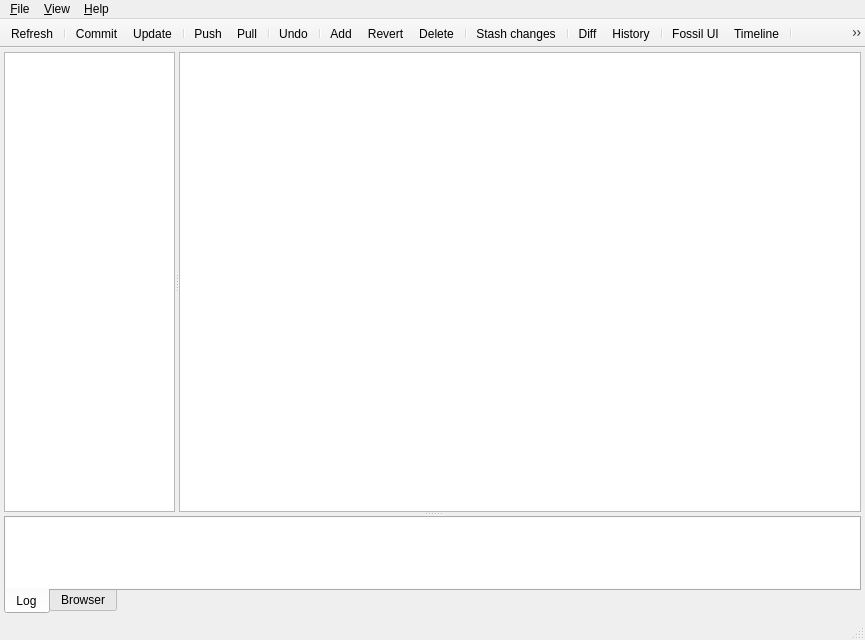
<?xml version="1.0" encoding="UTF-8"?>
<ui version="4.0">
 <class>MainWindow</class>
 <widget class="QMainWindow" name="MainWindow">
  <property name="geometry">
   <rect>
    <x>0</x>
    <y>0</y>
    <width>865</width>
    <height>640</height>
   </rect>
  </property>
  <property name="acceptDrops">
   <bool>true</bool>
  </property>
  <property name="windowTitle">
   <string>Fuel</string>
  </property>
  <property name="windowIcon">
   <iconset resource="../rsrc/resources.qrc">
    <normaloff>:/icons/icons/Battery-01.png</normaloff>:/icons/icons/Battery-01.png</iconset>
  </property>
  <property name="unifiedTitleAndToolBarOnMac">
   <bool>true</bool>
  </property>
  <widget class="QWidget" name="centralWidget">
   <layout class="QVBoxLayout" name="verticalLayout">
    <property name="leftMargin">
     <number>4</number>
    </property>
    <property name="topMargin">
     <number>4</number>
    </property>
    <property name="rightMargin">
     <number>4</number>
    </property>
    <property name="bottomMargin">
     <number>4</number>
    </property>
    <item>
     <widget class="QSplitter" name="splitter_2">
      <property name="sizePolicy">
       <sizepolicy hsizetype="Preferred" vsizetype="Expanding">
        <horstretch>0</horstretch>
        <verstretch>0</verstretch>
       </sizepolicy>
      </property>
      <property name="orientation">
       <enum>Qt::Vertical</enum>
      </property>
      <widget class="QSplitter" name="splitter">
       <property name="sizePolicy">
        <sizepolicy hsizetype="Expanding" vsizetype="Expanding">
         <horstretch>0</horstretch>
         <verstretch>75</verstretch>
        </sizepolicy>
       </property>
       <property name="orientation">
        <enum>Qt::Horizontal</enum>
       </property>
       <widget class="QTreeView" name="workspaceTreeView">
        <property name="sizePolicy">
         <sizepolicy hsizetype="Preferred" vsizetype="Expanding">
          <horstretch>20</horstretch>
          <verstretch>0</verstretch>
         </sizepolicy>
        </property>
        <property name="contextMenuPolicy">
         <enum>Qt::CustomContextMenu</enum>
        </property>
        <property name="editTriggers">
         <set>QAbstractItemView::NoEditTriggers</set>
        </property>
        <property name="selectionMode">
         <enum>QAbstractItemView::ExtendedSelection</enum>
        </property>
        <property name="selectionBehavior">
         <enum>QAbstractItemView::SelectItems</enum>
        </property>
        <property name="sortingEnabled">
         <bool>false</bool>
        </property>
        <attribute name="headerVisible">
         <bool>true</bool>
        </attribute>
        <attribute name="headerShowSortIndicator" stdset="0">
         <bool>false</bool>
        </attribute>
       </widget>
       <widget class="FileTableView" name="fileTableView">
        <property name="sizePolicy">
         <sizepolicy hsizetype="Preferred" vsizetype="Expanding">
          <horstretch>80</horstretch>
          <verstretch>0</verstretch>
         </sizepolicy>
        </property>
        <property name="contextMenuPolicy">
         <enum>Qt::CustomContextMenu</enum>
        </property>
        <property name="editTriggers">
         <set>QAbstractItemView::NoEditTriggers</set>
        </property>
        <property name="alternatingRowColors">
         <bool>true</bool>
        </property>
        <property name="selectionBehavior">
         <enum>QAbstractItemView::SelectRows</enum>
        </property>
        <property name="verticalScrollMode">
         <enum>QAbstractItemView::ScrollPerPixel</enum>
        </property>
        <property name="horizontalScrollMode">
         <enum>QAbstractItemView::ScrollPerPixel</enum>
        </property>
        <property name="showGrid">
         <bool>false</bool>
        </property>
        <property name="sortingEnabled">
         <bool>true</bool>
        </property>
        <property name="wordWrap">
         <bool>false</bool>
        </property>
        <attribute name="horizontalHeaderHighlightSections">
         <bool>false</bool>
        </attribute>
        <attribute name="horizontalHeaderMinimumSectionSize">
         <number>20</number>
        </attribute>
        <attribute name="horizontalHeaderShowSortIndicator" stdset="0">
         <bool>true</bool>
        </attribute>
        <attribute name="horizontalHeaderStretchLastSection">
         <bool>true</bool>
        </attribute>
        <attribute name="verticalHeaderVisible">
         <bool>false</bool>
        </attribute>
        <attribute name="verticalHeaderDefaultSectionSize">
         <number>30</number>
        </attribute>
       </widget>
      </widget>
      <widget class="QTabWidget" name="tabWidget">
       <property name="sizePolicy">
        <sizepolicy hsizetype="Expanding" vsizetype="Expanding">
         <horstretch>0</horstretch>
         <verstretch>8</verstretch>
        </sizepolicy>
       </property>
       <property name="tabPosition">
        <enum>QTabWidget::South</enum>
       </property>
       <property name="currentIndex">
        <number>0</number>
       </property>
       <widget class="QWidget" name="tabLog">
        <attribute name="title">
         <string>Log</string>
        </attribute>
        <layout class="QVBoxLayout" name="verticalLayout_2">
         <property name="leftMargin">
          <number>0</number>
         </property>
         <property name="topMargin">
          <number>0</number>
         </property>
         <property name="rightMargin">
          <number>0</number>
         </property>
         <property name="bottomMargin">
          <number>0</number>
         </property>
         <item>
          <widget class="QTextBrowser" name="textBrowser">
           <property name="sizePolicy">
            <sizepolicy hsizetype="Preferred" vsizetype="Preferred">
             <horstretch>0</horstretch>
             <verstretch>0</verstretch>
            </sizepolicy>
           </property>
           <property name="contextMenuPolicy">
            <enum>Qt::CustomContextMenu</enum>
           </property>
           <property name="frameShape">
            <enum>QFrame::NoFrame</enum>
           </property>
          </widget>
         </item>
        </layout>
       </widget>
       <widget class="QWidget" name="tabBrowser">
        <attribute name="title">
         <string>Browser</string>
        </attribute>
        <layout class="QVBoxLayout" name="verticalLayout_3">
         <property name="spacing">
          <number>0</number>
         </property>
         <property name="leftMargin">
          <number>0</number>
         </property>
         <property name="topMargin">
          <number>0</number>
         </property>
         <property name="rightMargin">
          <number>0</number>
         </property>
         <property name="bottomMargin">
          <number>0</number>
         </property>
         <item>
          <widget class="BrowserWidget" name="webView" native="true"/>
         </item>
        </layout>
       </widget>
      </widget>
     </widget>
    </item>
   </layout>
  </widget>
  <widget class="QMenuBar" name="menuBar">
   <property name="geometry">
    <rect>
     <x>0</x>
     <y>0</y>
     <width>865</width>
     <height>23</height>
    </rect>
   </property>
   <widget class="QMenu" name="menuFile">
    <property name="title">
     <string>&amp;File</string>
    </property>
    <addaction name="actionNewRepository"/>
    <addaction name="actionCloneRepository"/>
    <addaction name="separator"/>
    <addaction name="actionOpenRepository"/>
    <addaction name="actionCloseRepository"/>
    <addaction name="separator"/>
    <addaction name="actionSettings"/>
    <addaction name="separator"/>
    <addaction name="separator"/>
    <addaction name="actionQuit"/>
   </widget>
   <widget class="QMenu" name="menuHelp">
    <property name="title">
     <string>&amp;Help</string>
    </property>
    <addaction name="actionAbout"/>
   </widget>
   <widget class="QMenu" name="menuView">
    <property name="title">
     <string>&amp;View</string>
    </property>
    <addaction name="actionViewModified"/>
    <addaction name="actionViewUnchanged"/>
    <addaction name="actionViewUnknown"/>
    <addaction name="actionViewIgnored"/>
    <addaction name="separator"/>
    <addaction name="actionViewAsList"/>
   </widget>
   <addaction name="menuFile"/>
   <addaction name="menuView"/>
   <addaction name="menuHelp"/>
  </widget>
  <widget class="QToolBar" name="mainToolBar">
   <property name="windowTitle">
    <string>Main Toolbar</string>
   </property>
   <property name="movable">
    <bool>false</bool>
   </property>
   <property name="iconSize">
    <size>
     <width>32</width>
     <height>32</height>
    </size>
   </property>
   <property name="toolButtonStyle">
    <enum>Qt::ToolButtonIconOnly</enum>
   </property>
   <property name="floatable">
    <bool>false</bool>
   </property>
   <attribute name="toolBarArea">
    <enum>TopToolBarArea</enum>
   </attribute>
   <attribute name="toolBarBreak">
    <bool>false</bool>
   </attribute>
   <addaction name="actionRefresh"/>
   <addaction name="separator"/>
   <addaction name="actionCommit"/>
   <addaction name="actionUpdate"/>
   <addaction name="separator"/>
   <addaction name="actionPush"/>
   <addaction name="actionPull"/>
   <addaction name="separator"/>
   <addaction name="actionUndo"/>
   <addaction name="separator"/>
   <addaction name="actionAdd"/>
   <addaction name="actionRevert"/>
   <addaction name="actionDelete"/>
   <addaction name="separator"/>
   <addaction name="actionNewStash"/>
   <addaction name="separator"/>
   <addaction name="actionDiff"/>
   <addaction name="actionHistory"/>
   <addaction name="separator"/>
   <addaction name="actionFossilUI"/>
   <addaction name="actionTimeline"/>
   <addaction name="separator"/>
   <addaction name="actionOpenContaining"/>
  </widget>
  <widget class="QStatusBar" name="statusBar"/>
  <action name="actionRefresh">
   <property name="icon">
    <iconset resource="../rsrc/resources.qrc">
     <normaloff>:/icons/icons/Button Refresh-01.png</normaloff>:/icons/icons/Button Refresh-01.png</iconset>
   </property>
   <property name="text">
    <string>Refresh</string>
   </property>
   <property name="toolTip">
    <string>Refresh the views</string>
   </property>
   <property name="statusTip">
    <string>Refresh the views</string>
   </property>
   <property name="shortcut">
    <string>F5</string>
   </property>
  </action>
  <action name="actionCommit">
   <property name="icon">
    <iconset resource="../rsrc/resources.qrc">
     <normaloff>:/icons/icons/Save-01.png</normaloff>:/icons/icons/Save-01.png</iconset>
   </property>
   <property name="text">
    <string>Commit</string>
   </property>
   <property name="toolTip">
    <string>Commit modifications</string>
   </property>
   <property name="statusTip">
    <string>Commit modifications</string>
   </property>
   <property name="shortcut">
    <string>Ctrl+M</string>
   </property>
  </action>
  <action name="actionDiff">
   <property name="icon">
    <iconset resource="../rsrc/resources.qrc">
     <normaloff>:/icons/icons/Document Copy-01.png</normaloff>:/icons/icons/Document Copy-01.png</iconset>
   </property>
   <property name="text">
    <string>Diff</string>
   </property>
   <property name="toolTip">
    <string>Display the differences between the current and last committed version</string>
   </property>
   <property name="statusTip">
    <string>Display the differences between the current and last committed version</string>
   </property>
   <property name="shortcut">
    <string>Ctrl+D</string>
   </property>
  </action>
  <action name="actionAdd">
   <property name="icon">
    <iconset resource="../rsrc/resources.qrc">
     <normaloff>:/icons/icons/File New-01.png</normaloff>:/icons/icons/File New-01.png</iconset>
   </property>
   <property name="text">
    <string>Add</string>
   </property>
   <property name="toolTip">
    <string>Add files to the repository</string>
   </property>
   <property name="statusTip">
    <string>Add files to the repository</string>
   </property>
   <property name="shortcut">
    <string>Ctrl++</string>
   </property>
  </action>
  <action name="actionDelete">
   <property name="icon">
    <iconset resource="../rsrc/resources.qrc">
     <normaloff>:/icons/icons/File Delete-01.png</normaloff>:/icons/icons/File Delete-01.png</iconset>
   </property>
   <property name="text">
    <string>Delete</string>
   </property>
   <property name="toolTip">
    <string>Delete files from the repository</string>
   </property>
   <property name="statusTip">
    <string>Delete files from the repository</string>
   </property>
   <property name="shortcut">
    <string>Ctrl+-</string>
   </property>
  </action>
  <action name="actionNewRepository">
   <property name="icon">
    <iconset resource="../rsrc/resources.qrc">
     <normaloff>:/icons/icons/Document Blank-01.png</normaloff>:/icons/icons/Document Blank-01.png</iconset>
   </property>
   <property name="text">
    <string>&amp;New...</string>
   </property>
   <property name="toolTip">
    <string>Make a new Fossil repository</string>
   </property>
   <property name="statusTip">
    <string>Make a new Fossil repository</string>
   </property>
   <property name="shortcut">
    <string>Ctrl+N</string>
   </property>
  </action>
  <action name="actionOpenRepository">
   <property name="icon">
    <iconset resource="../rsrc/resources.qrc">
     <normaloff>:/icons/icons/My Documents-01.png</normaloff>:/icons/icons/My Documents-01.png</iconset>
   </property>
   <property name="text">
    <string>&amp;Open...</string>
   </property>
   <property name="toolTip">
    <string>Open a Fossil repository or workspace folder</string>
   </property>
   <property name="statusTip">
    <string>Open a Fossil repository or workspace folder</string>
   </property>
   <property name="shortcut">
    <string>Ctrl+O</string>
   </property>
   <property name="iconVisibleInMenu">
    <bool>true</bool>
   </property>
  </action>
  <action name="actionCloseRepository">
   <property name="text">
    <string>&amp;Close</string>
   </property>
   <property name="toolTip">
    <string>Close the current workspace</string>
   </property>
   <property name="statusTip">
    <string>Close the current workspace</string>
   </property>
  </action>
  <action name="actionCloneRepository">
   <property name="icon">
    <iconset resource="../rsrc/resources.qrc">
     <normaloff>:/icons/icons/My Websites-01.png</normaloff>:/icons/icons/My Websites-01.png</iconset>
   </property>
   <property name="text">
    <string>C&amp;lone...</string>
   </property>
   <property name="statusTip">
    <string>Clone a remote repository</string>
   </property>
  </action>
  <action name="actionPush">
   <property name="icon">
    <iconset resource="../rsrc/resources.qrc">
     <normaloff>:/icons/icons/Button Upload-01.png</normaloff>:/icons/icons/Button Upload-01.png</iconset>
   </property>
   <property name="text">
    <string>Push</string>
   </property>
   <property name="toolTip">
    <string>Push changes to the remote repository</string>
   </property>
   <property name="statusTip">
    <string>Push changes to the remote repository</string>
   </property>
   <property name="shortcut">
    <string>Ctrl+P</string>
   </property>
  </action>
  <action name="actionPull">
   <property name="icon">
    <iconset resource="../rsrc/resources.qrc">
     <normaloff>:/icons/icons/Button Download-01.png</normaloff>:/icons/icons/Button Download-01.png</iconset>
   </property>
   <property name="text">
    <string>Pull</string>
   </property>
   <property name="toolTip">
    <string>Pull changes from the remote repository</string>
   </property>
   <property name="statusTip">
    <string>Pull changes from the remote repository</string>
   </property>
   <property name="shortcut">
    <string>Ctrl+L</string>
   </property>
  </action>
  <action name="actionRename">
   <property name="icon">
    <iconset resource="../rsrc/resources.qrc">
     <normaloff>:/icons/icons/File Open-01.png</normaloff>:/icons/icons/File Open-01.png</iconset>
   </property>
   <property name="text">
    <string>Rename</string>
   </property>
   <property name="toolTip">
    <string>Rename the selected file</string>
   </property>
   <property name="statusTip">
    <string>Rename the selected file</string>
   </property>
   <property name="shortcut">
    <string>Ctrl+R</string>
   </property>
  </action>
  <action name="actionQuit">
   <property name="icon">
    <iconset resource="../rsrc/resources.qrc">
     <normaloff>:/icons/icons/Button Turn Off-01.png</normaloff>:/icons/icons/Button Turn Off-01.png</iconset>
   </property>
   <property name="text">
    <string>&amp;Quit</string>
   </property>
   <property name="statusTip">
    <string>Quit</string>
   </property>
   <property name="shortcut">
    <string>Ctrl+Q</string>
   </property>
   <property name="menuRole">
    <enum>QAction::QuitRole</enum>
   </property>
   <property name="iconVisibleInMenu">
    <bool>true</bool>
   </property>
  </action>
  <action name="actionHistory">
   <property name="icon">
    <iconset resource="../rsrc/resources.qrc">
     <normaloff>:/icons/icons/File History-01.png</normaloff>:/icons/icons/File History-01.png</iconset>
   </property>
   <property name="text">
    <string>History</string>
   </property>
   <property name="toolTip">
    <string>Display the version history of a file via the Fossil UI</string>
   </property>
   <property name="statusTip">
    <string>Display the version history of a file via the Fossil UI</string>
   </property>
   <property name="shortcut">
    <string>Ctrl+H</string>
   </property>
  </action>
  <action name="actionFossilUI">
   <property name="checkable">
    <bool>true</bool>
   </property>
   <property name="icon">
    <iconset resource="../rsrc/resources.qrc">
     <normaloff>:/icons/icons/Network MAC-01.png</normaloff>:/icons/icons/Network MAC-01.png</iconset>
   </property>
   <property name="text">
    <string>Fossil UI</string>
   </property>
   <property name="toolTip">
    <string>Starts the Fossil UI in the Web Browser</string>
   </property>
   <property name="statusTip">
    <string>Starts the Fossil UI in the Web Browser</string>
   </property>
  </action>
  <action name="actionRevert">
   <property name="icon">
    <iconset resource="../rsrc/resources.qrc">
     <normaloff>:/icons/icons/Document-Revert-icon.png</normaloff>:/icons/icons/Document-Revert-icon.png</iconset>
   </property>
   <property name="text">
    <string>Revert</string>
   </property>
   <property name="toolTip">
    <string>Revert files to the last commited version</string>
   </property>
   <property name="statusTip">
    <string>Revert files to the last commited version</string>
   </property>
  </action>
  <action name="actionClearLog">
   <property name="icon">
    <iconset resource="../rsrc/resources.qrc">
     <normaloff>:/icons/icons/Text Edit.png</normaloff>:/icons/icons/Text Edit.png</iconset>
   </property>
   <property name="text">
    <string>Clear Log</string>
   </property>
   <property name="toolTip">
    <string>Clears the log</string>
   </property>
   <property name="shortcut">
    <string>Ctrl+K</string>
   </property>
  </action>
  <action name="actionTimeline">
   <property name="icon">
    <iconset resource="../rsrc/resources.qrc">
     <normaloff>:/icons/icons/Clock-01.png</normaloff>:/icons/icons/Clock-01.png</iconset>
   </property>
   <property name="text">
    <string>Timeline</string>
   </property>
   <property name="toolTip">
    <string>Display the change history of the Fossil repository</string>
   </property>
   <property name="statusTip">
    <string>Display the change history of the Fossil repository</string>
   </property>
  </action>
  <action name="actionOpenFile">
   <property name="icon">
    <iconset resource="../rsrc/resources.qrc">
     <normaloff>:/icons/icons/Document-01.png</normaloff>:/icons/icons/Document-01.png</iconset>
   </property>
   <property name="text">
    <string>Open File</string>
   </property>
   <property name="toolTip">
    <string>Open the selected file</string>
   </property>
   <property name="statusTip">
    <string>Open the selected file</string>
   </property>
   <property name="shortcut">
    <string>Ctrl+Return</string>
   </property>
  </action>
  <action name="actionOpenContaining">
   <property name="icon">
    <iconset resource="../rsrc/resources.qrc">
     <normaloff>:/icons/icons/Folder-01.png</normaloff>:/icons/icons/Folder-01.png</iconset>
   </property>
   <property name="text">
    <string>Open Containing</string>
   </property>
   <property name="toolTip">
    <string>Open the folder containing the selected file</string>
   </property>
   <property name="statusTip">
    <string>Open the folder containing the selected file</string>
   </property>
   <property name="shortcut">
    <string>Alt+Return</string>
   </property>
  </action>
  <action name="actionUndo">
   <property name="icon">
    <iconset resource="../rsrc/resources.qrc">
     <normaloff>:/icons/icons/Button Reload-01.png</normaloff>:/icons/icons/Button Reload-01.png</iconset>
   </property>
   <property name="text">
    <string>Undo</string>
   </property>
   <property name="toolTip">
    <string>Undo the last Fossil action</string>
   </property>
   <property name="statusTip">
    <string>Undo the last Fossil action</string>
   </property>
   <property name="shortcut">
    <string>Ctrl+Z</string>
   </property>
  </action>
  <action name="actionAbout">
   <property name="icon">
    <iconset resource="../rsrc/resources.qrc">
     <normaloff>:/icons/icons/Battery-01.png</normaloff>:/icons/icons/Battery-01.png</iconset>
   </property>
   <property name="text">
    <string>&amp;About...</string>
   </property>
   <property name="statusTip">
    <string>About Fuel</string>
   </property>
   <property name="menuRole">
    <enum>QAction::AboutRole</enum>
   </property>
  </action>
  <action name="actionUpdate">
   <property name="icon">
    <iconset resource="../rsrc/resources.qrc">
     <normaloff>:/icons/icons/Button Play-01.png</normaloff>:/icons/icons/Button Play-01.png</iconset>
   </property>
   <property name="text">
    <string>Update</string>
   </property>
   <property name="toolTip">
    <string>Update the workspace to the latest version</string>
   </property>
   <property name="statusTip">
    <string>Update the workspace to the latest version</string>
   </property>
   <property name="shortcut">
    <string>Ctrl+U</string>
   </property>
  </action>
  <action name="actionSettings">
   <property name="icon">
    <iconset resource="../rsrc/resources.qrc">
     <normaloff>:/icons/icons/Gear-01.png</normaloff>:/icons/icons/Gear-01.png</iconset>
   </property>
   <property name="text">
    <string>&amp;Preferences...</string>
   </property>
   <property name="toolTip">
    <string>Fuel Preferences</string>
   </property>
   <property name="statusTip">
    <string>Fuel Preferences</string>
   </property>
   <property name="menuRole">
    <enum>QAction::PreferencesRole</enum>
   </property>
  </action>
  <action name="actionViewModified">
   <property name="checkable">
    <bool>true</bool>
   </property>
   <property name="checked">
    <bool>true</bool>
   </property>
   <property name="text">
    <string>&amp;Modified</string>
   </property>
   <property name="statusTip">
    <string>Show modifed files</string>
   </property>
  </action>
  <action name="actionViewUnchanged">
   <property name="checkable">
    <bool>true</bool>
   </property>
   <property name="checked">
    <bool>true</bool>
   </property>
   <property name="text">
    <string>&amp;Unchanged</string>
   </property>
   <property name="statusTip">
    <string>Show unchanged files</string>
   </property>
  </action>
  <action name="actionViewUnknown">
   <property name="checkable">
    <bool>true</bool>
   </property>
   <property name="checked">
    <bool>true</bool>
   </property>
   <property name="text">
    <string>Un&amp;known</string>
   </property>
   <property name="statusTip">
    <string>Show unknown files</string>
   </property>
  </action>
  <action name="actionViewIgnored">
   <property name="checkable">
    <bool>true</bool>
   </property>
   <property name="text">
    <string>&amp;Ignored</string>
   </property>
   <property name="statusTip">
    <string>Show ignored files</string>
   </property>
  </action>
  <action name="actionViewAsList">
   <property name="checkable">
    <bool>true</bool>
   </property>
   <property name="text">
    <string>File &amp;List</string>
   </property>
   <property name="iconText">
    <string>View files as a list</string>
   </property>
   <property name="toolTip">
    <string>View files as a list</string>
   </property>
   <property name="statusTip">
    <string>View the workspace as a list of files</string>
   </property>
  </action>
  <action name="actionOpenFolder">
   <property name="icon">
    <iconset resource="../rsrc/resources.qrc">
     <normaloff>:/icons/icons/Folder-01.png</normaloff>:/icons/icons/Folder-01.png</iconset>
   </property>
   <property name="text">
    <string>Open Folder</string>
   </property>
   <property name="toolTip">
    <string>Open the selected folder</string>
   </property>
   <property name="statusTip">
    <string>Open the selected folder</string>
   </property>
  </action>
  <action name="actionRenameFolder">
   <property name="icon">
    <iconset resource="../rsrc/resources.qrc">
     <normaloff>:/icons/icons/Folder Open-01.png</normaloff>:/icons/icons/Folder Open-01.png</iconset>
   </property>
   <property name="text">
    <string>Rename Folder</string>
   </property>
   <property name="toolTip">
    <string>Rename the selected folder</string>
   </property>
   <property name="statusTip">
    <string>Rename the selected folder</string>
   </property>
  </action>
  <action name="actionNewStash">
   <property name="icon">
    <iconset resource="../rsrc/resources.qrc">
     <normaloff>:/icons/icons/Folder Add-01.png</normaloff>:/icons/icons/Folder Add-01.png</iconset>
   </property>
   <property name="text">
    <string>Stash changes</string>
   </property>
   <property name="statusTip">
    <string>Stash changes</string>
   </property>
  </action>
  <action name="actionApplyStash">
   <property name="icon">
    <iconset resource="../rsrc/resources.qrc">
     <normaloff>:/icons/icons/Folder Open-01.png</normaloff>:/icons/icons/Folder Open-01.png</iconset>
   </property>
   <property name="text">
    <string>Apply Stash</string>
   </property>
   <property name="iconText">
    <string>Apply stashed changes</string>
   </property>
   <property name="toolTip">
    <string>Apply stashed changes</string>
   </property>
  </action>
  <action name="actionViewStash">
   <property name="checkable">
    <bool>true</bool>
   </property>
   <property name="text">
    <string>&amp;Stashed Changes</string>
   </property>
   <property name="iconText">
    <string>View Stashed Changes</string>
   </property>
   <property name="toolTip">
    <string>View Stashed Changes</string>
   </property>
   <property name="statusTip">
    <string>Show the list of stashed changes</string>
   </property>
  </action>
  <action name="actionDeleteStash">
   <property name="icon">
    <iconset resource="../rsrc/resources.qrc">
     <normaloff>:/icons/icons/Folder Delete-01.png</normaloff>:/icons/icons/Folder Delete-01.png</iconset>
   </property>
   <property name="text">
    <string>Delete Stash</string>
   </property>
  </action>
  <action name="actionDiffStash">
   <property name="icon">
    <iconset resource="../rsrc/resources.qrc">
     <normaloff>:/icons/icons/Folder Explorer-01.png</normaloff>:/icons/icons/Folder Explorer-01.png</iconset>
   </property>
   <property name="text">
    <string>Diff Stash</string>
   </property>
  </action>
 </widget>
 <layoutdefault spacing="6" margin="11"/>
 <customwidgets>
  <customwidget>
   <class>FileTableView</class>
   <extends>QTableView</extends>
   <header>FileTableView.h</header>
  </customwidget>
  <customwidget>
   <class>BrowserWidget</class>
   <extends>QWidget</extends>
   <header>BrowserWidget.h</header>
   <container>1</container>
  </customwidget>
 </customwidgets>
 <resources>
  <include location="../rsrc/resources.qrc"/>
 </resources>
 <connections/>
</ui>
